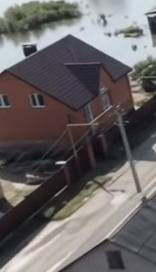
#> input picture data/yolo_hard_cases/building_as_vehicle/crop_selected_00004_trk32_093.jpg, 156 x 272 px
$ python -i segmentation.py   (imports and definitions only)   (older library calls are emulated)
#> lines starting #> are read from the running program, lines starting #| are printed output that depends on the picture; after the words box and inside, x2 and y2 are one past the last pixel; in counts of white or black regions, pixels touching at a corner belong together
#> further down, picture is the input picture: shape (272, 156, 3); mean B, G, R 100.7, 100.2, 104.6
### src/flood_analyzer.py
import cv2
import numpy as np
import logging
from typing import Tuple, Dict, Any, List, Optional

from src.flood_segmentation import (
    BaseFloodSegmenter,
    FloodSegmentationResult,
    WaterState
)

logger = logging.getLogger("FloodAnalyzer")


class MultiEvidenceFloodSegmenter(BaseFloodSegmenter):
    """
    Multi-evidence flood detection and inundation reasoning engine for drone aerial imagery.
    Implements BaseFloodSegmenter interface.

    Replaces simplistic single-color HSV blue thresholding with layered physical evidence:
    1. Spectral characteristics: Blue/cyan water AND muddy/turbid brown/tan flood runoff.
    2. Texture smoothness: Low local edge density and low Laplacian variance (specular water surfaces).
    3. Spatial continuity & area coverage: Contiguous connected components.
    4. Structural context: Contact/overlap with roads, structures, and detected entities.
    5. Depth flatness: Consistent horizontal elevation in 3D / depth space.

    States:
        - NO_WATER: No significant water detected (< 2% coverage)
        - WATER_BODY: Normal river/canal/lake confined in channel
        - POTENTIAL_INUNDATION: Elevated water coverage adjacent to structures/roads
        - VALIDATED_INUNDATION: Confirmed disaster flood spill across land/structures
    """

    @staticmethod
    def extract_water_candidates(bgr_img: np.ndarray) -> np.ndarray:
        """
        Extracts candidate water pixels across multiple spectral regimes:
        - Blue/cyan water (standard clear water bodies)
        - Turbid/muddy brown/tan floodwater (common in real disaster storm runoff)
        - Dark/reflective water surfaces with low saturation
        """
        hsv = cv2.cvtColor(bgr_img, cv2.COLOR_BGR2HSV)
#> hsv: shape (272, 156, 3); mean H, S, V 79.7, 36.6, 108.8
        h, s, v = cv2.split(hsv)
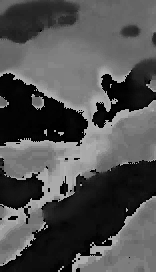
#> h: shape (272, 156); min 0, max 179, mean 79.7
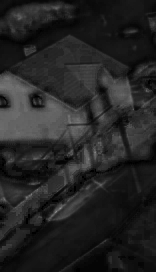
#> s: shape (272, 156); min 0, max 140, mean 36.6

        # 1. Clear / Blue / Cyan Water: Hue in [80, 135], moderate-to-high saturation
        mask_blue = (h >= 80) & (h <= 135) & (s >= 25) & (v >= 30) & (v <= 245)
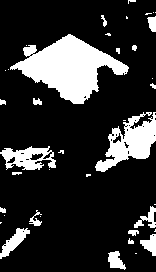
#> mask_blue: shape (272, 156) bool; 19% white; 39 white regions (20 under 20 px), largest, box (x1, y1, x2, y2) and area: (10, 34, 129, 104) 4011, (95, 112, 156, 172) 1707, (0, 146, 56, 170) 778

        # 2. Muddy / Turbid Floodwater (Brown/Tan/Silt):
        # Brown/tan is low-hue warm color (H in [6, 35]), saturation in [15, 220], brightness in [35, 230]
        mask_turbid = (h >= 6) & (h <= 35) & (s >= 15) & (s <= 220) & (v >= 35) & (v <= 230)
#> mask_turbid: shape (272, 156) bool; 20.9% white; 79 white regions (68 under 20 px), largest, box (x1, y1, x2, y2) and area: (16, 164, 156, 272) 6330, (0, 174, 42, 208) 995, (125, 71, 156, 110) 728

        # 3. Clear/Blue water spectral tendency (B >= R - 10)
        b, g, r_ch = cv2.split(bgr_img)
        water_blue_tendency = (b.astype(np.int16) >= r_ch.astype(np.int16) - 10)
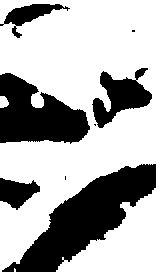
#> water_blue_tendency: shape (272, 156) bool; 67.4% white; 8 black regions (3 under 20 px), largest, box (x1, y1, x2, y2) and area: (2, 164, 156, 272) 6474, (0, 73, 90, 144) 4064, (92, 68, 152, 128) 1731, (0, 178, 40, 210) 789, (0, 4, 70, 38) 769

        candidate_color = (mask_blue & water_blue_tendency) | mask_turbid
#> candidate_color: shape (272, 156) bool; 39.9% white; 118 white regions (88 under 20 px), largest, box (x1, y1, x2, y2) and area: (16, 164, 156, 272) 6330, (10, 34, 129, 104) 4011, (95, 112, 156, 172) 1707

        # Combine with texture flatness: water surfaces have extremely low edge density
        gray = cv2.cvtColor(bgr_img, cv2.COLOR_BGR2GRAY)
        sobel_x = cv2.Sobel(gray, cv2.CV_32F, 1, 0, ksize=3)
        sobel_y = cv2.Sobel(gray, cv2.CV_32F, 0, 1, ksize=3)
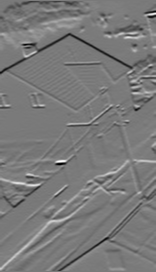
#> sobel_y: shape (272, 156) float32; min -584, max 630, mean -2; drawn with min black and max white
        grad_mag = np.sqrt(sobel_x**2 + sobel_y**2)
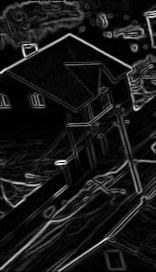
#> grad_mag: shape (272, 156) float32; min 0, max 632.9, mean 60.7; drawn with min black and max white

        # Local texture variance filter
        smooth_surface = grad_mag < 28.0
#> smooth_surface: shape (272, 156) bool; 50.9% white; 132 black regions (119 under 20 px), largest, box (x1, y1, x2, y2) and area: (0, 0, 156, 272) 19672, (0, 93, 13, 111) 157, (0, 229, 15, 247) 88

        raw_mask = candidate_color & smooth_surface
#> raw_mask: shape (272, 156) bool; 20.1% white; 270 white regions (228 under 20 px), largest, box (x1, y1, x2, y2) and area: (12, 36, 128, 104) 2524, (22, 202, 115, 272) 1169, (126, 112, 156, 147) 523
        raw_mask_uint8 = (raw_mask.astype(np.uint8)) * 255

        # Morphological cleanup (remove isolated pixels, fill internal gaps)
        kernel_open = cv2.getStructuringElement(cv2.MORPH_ELLIPSE, (7, 7))
        kernel_close = cv2.getStructuringElement(cv2.MORPH_ELLIPSE, (15, 15))
        cleaned = cv2.morphologyEx(raw_mask_uint8, cv2.MORPH_OPEN, kernel_open)
#> cleaned: shape (272, 156); 9.2% white; 22 white regions, largest, box (x1, y1, x2, y2) and area: (19, 37, 126, 80) 1536, (79, 68, 98, 90) 267, (128, 126, 148, 146) 266
        cleaned = cv2.morphologyEx(cleaned, cv2.MORPH_CLOSE, kernel_close)
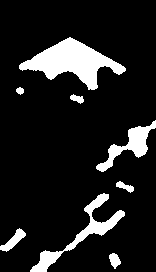
#> cleaned: shape (272, 156); 12.1% white; 8 white regions, largest, box (x1, y1, x2, y2) and area: (19, 37, 126, 90) 2463, (30, 193, 125, 272) 1221, (96, 120, 156, 172) 874

        return cleaned

    # [157 lines left out: functions segment, analyze_flood, not called in this run]


# Backward-compatible alias
FloodAnalyzer = MultiEvidenceFloodSegmenter

### src/disaster_inspection/segmentation.py
import numpy as np
import cv2
from typing import Tuple, Dict, Any

class SceneSegmentationAnalyzer:
    """
    Performs color-space HSV and texture-based semantic segmentation for flood water regions,
    road surfaces, vegetation, and debris.
    """

    @staticmethod
    def segment_water_candidates(rgb_bgr_img: np.ndarray) -> Tuple[np.ndarray, float]:
        """
        Segments water candidates across multi-spectral regimes: blue/cyan and turbid/muddy floodwater.
        Returns:
            water_candidate_mask: [H, W] uint8 binary mask (255 for water, 0 for land)
            water_coverage_ratio: float ratio in [0.0, 1.0]
        """
        try:
            from src.flood_analyzer import FloodAnalyzer
            water_candidate_mask = FloodAnalyzer.extract_water_candidates(rgb_bgr_img)
        except Exception:
            hsv = cv2.cvtColor(rgb_bgr_img, cv2.COLOR_BGR2HSV)
            lower_blue = np.array([85, 40, 30])
            upper_blue = np.array([135, 255, 240])
            water_candidate_mask = cv2.inRange(hsv, lower_blue, upper_blue)
            kernel = cv2.getStructuringElement(cv2.MORPH_RECT, (11, 11))
            water_candidate_mask = cv2.morphologyEx(water_candidate_mask, cv2.MORPH_OPEN, kernel)
            water_candidate_mask = cv2.morphologyEx(water_candidate_mask, cv2.MORPH_CLOSE, kernel)

        coverage_ratio = float(np.mean(water_candidate_mask > 0))
#> coverage_ratio = 0.121
        return water_candidate_mask, coverage_ratio

    @staticmethod
    def segment_water_and_flood(rgb_bgr_img: np.ndarray) -> Tuple[np.ndarray, float]:
        return SceneSegmentationAnalyzer.segment_water_candidates(rgb_bgr_img)

    @staticmethod
    def segment_debris_and_anomalies(rgb_bgr_img: np.ndarray) -> Tuple[np.ndarray, float]:
        """
        Segments severe high-texture debris / rubble regions using edge density & local variance.
        """
        gray = cv2.cvtColor(rgb_bgr_img, cv2.COLOR_BGR2GRAY)
        edges = cv2.Canny(gray, 100, 220)

        # Dense edge accumulator filter
        kernel = cv2.getStructuringElement(cv2.MORPH_RECT, (25, 25))
        edge_density = cv2.boxFilter(edges.astype(np.float32), -1, (25, 25))

        # High threshold to prevent normal roofs / trees / windows from being marked as debris
        debris_mask = (edge_density > 130.0).astype(np.uint8) * 255
        debris_mask = cv2.morphologyEx(debris_mask, cv2.MORPH_OPEN, kernel)
        debris_mask = cv2.morphologyEx(debris_mask, cv2.MORPH_CLOSE, kernel)

        debris_ratio = float(np.mean(debris_mask > 0))
        return debris_mask, debris_ratio

>>> import cv2
>>> picture = cv2.imread('../../data/yolo_hard_cases/building_as_vehicle/crop_selected_00004_trk32_093.jpg')
>>> result = SceneSegmentationAnalyzer().segment_water_candidates(picture)
